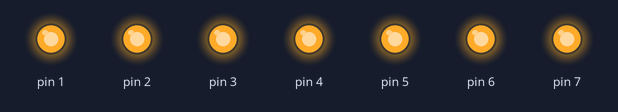
Recording of a sketch running on a simulated Arduino Uno, built with avr-gcc and run on an emulated ATmega328P. On the bench: output pins drawn as LEDs (lit = HIGH).

Above: at 0.1 s.
At 3.1 s:
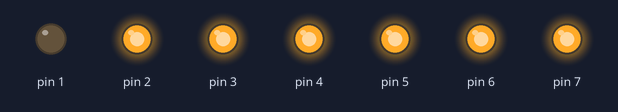
At 6.1 s:
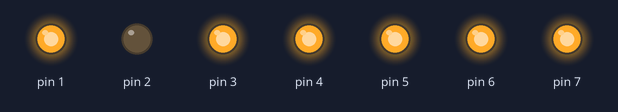
At 9.1 s:
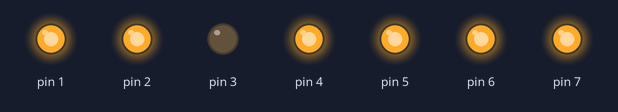
At 15.1 s:
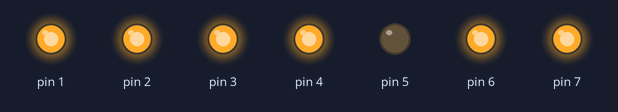
At 21.1 s:
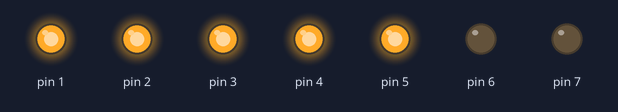
Timing chart, 0 to 22.6 s (numbered marks = the images above):
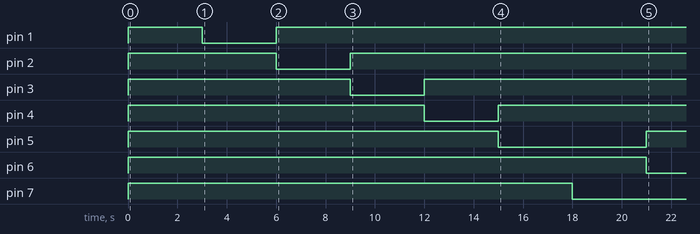

The sketch:

7_segment_with_ports.ino
```cpp
void setup()
{
  DDRD = B11111110;

  PORTD = B11111110;
  delay(3000);
  PORTD = B11111100;
  delay(3000);
  PORTD = B11111010;
  delay(3000);
  PORTD = B11110110;
  delay(3000);
  PORTD = B11101110;
  delay(3000);
  PORTD = B11011110;
  delay(3000);
  PORTD = B1011110;
  delay(3000);
  PORTD = B0111110;
  delay(3000);
}

void loop()
{

  }
```
